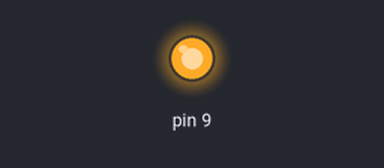
A sketch run on a simulated Arduino Uno, built with avr-gcc and run on an emulated ATmega328P. Parts: output pins drawn as LEDs (lit = HIGH).

Above: at 0.1 s.
Timing chart, 0 to 1.6 s (numbered marks = the images above):
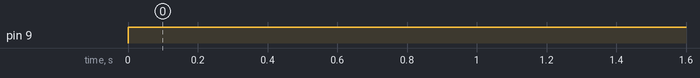

Measured:
- by itself, pin 9: LOW → HIGH at 0.00 s

The sketch:

sample5_10.ino
```cpp
void setup() { }
void loop() {
   for(int i=0; i<256; i += 1) {
     analogWrite(9,255+i);//PWMによるアナログ出力
     delay(100);
   }
   delay(1000);
}
```
